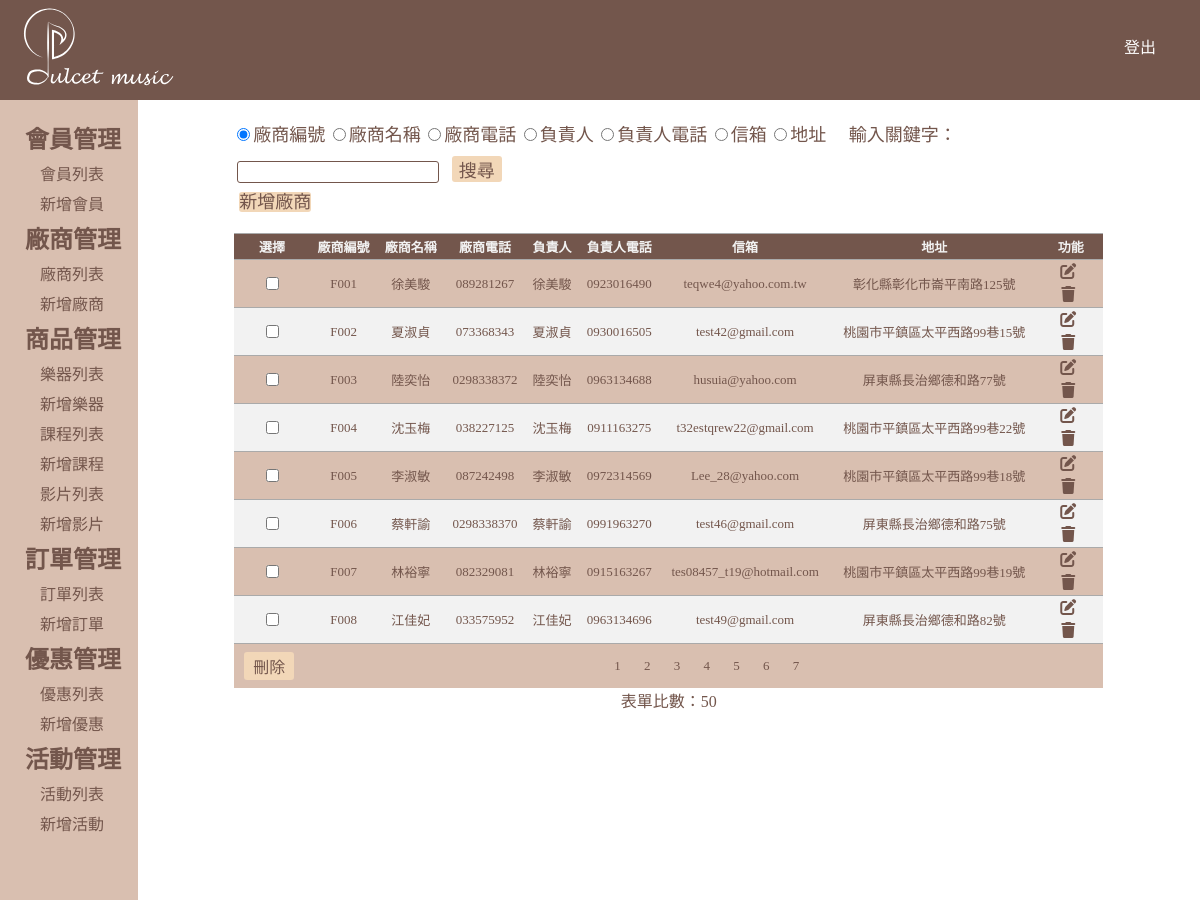
Page /music_base/company_admin.php (signed in) on the committed database.
### tables this page shows
CREATE TABLE `company` (
  `companyId` varchar(5) NOT NULL COMMENT '廠商編號',
  `companyName` varchar(20) NOT NULL COMMENT '廠商名稱',
  `companyPhone` varchar(30) NOT NULL COMMENT '廠商電話',
  `principal` varchar(20) NOT NULL COMMENT '負責人',
  `principalPhone` varchar(30) NOT NULL COMMENT '負責人手機',
  `email` varchar(40) NOT NULL COMMENT '信箱',
  `companyAddress` varchar(50) NOT NULL COMMENT '地址',
  `created_at` datetime NOT NULL DEFAULT CURRENT_TIMESTAMP COMMENT '建立時間',
  `updated_at` datetime NOT NULL DEFAULT CURRENT_TIMESTAMP ON UPDATE CURRENT_TIMESTAMP COMMENT '更新時間'
);

### music_base/company_admin.php (the view, shortened to what this page needs)
<?php
require_once('../checkSession.php');
require_once('../db.inc.php');
$sqlTotal = "SELECT count(1) FROM `company`";
$total = $pdo->query($sqlTotal)->fetch(PDO::FETCH_NUM)[0];
$numPerPage = 8;
$totalPages = ceil($total/$numPerPage);
$page = isset($_GET['page']) ? (int)$_GET['page'] : 1;
$page = $page < 1 ? 1 : $page;
?>
<html>
<head>
    <link rel="stylesheet" type="text/css" href="../css/css-ALL.css">
</head>
<body>
    <header class="header">
                <figure>
                <img src="../css/logo_rectangle.svg" title="Logo"  style="height:100px">
        </figure>
        <a href="../logout.php?logout=1" style="margin:20px">登出</a>
    </header>
    <div class="wrap">
        <div class="left-wrap">
            <?php require_once("./list.php"); ?>
        </div>
        <div class="right-wrap">
<form class="title-form" action="./company_search.php"  method="GET" name="mysearch">
        <div class="search-inner">
            <div class="search-list">
                <input type="radio" name="search" value="companyId"  checked
                >廠商編號
                <input type="radio" name="search" value="companyName"
                    <?php
                        $check = "checked='checked'";
                        if(isset($_GET["search"]) && $_GET["search"] === "companyName"){
                            echo $check;
                        }
                    ?>
                >廠商名稱
                <input type="radio" name="search" value="companyPhone"
                    <?php
                        $check = "checked='checked'";
                        if(isset($_GET["search"]) && $_GET["search"] === "companyPhone"){
                            echo $check;
                        }
                    ?>
                >廠商電話
                <input type="radio" name="search" value="principal"
                    <?php
                        $check = "checked='checked'";
                        if(isset($_GET["search"]) && $_GET["search"] === "principal"){
                            echo $check;
                        }
                    ?>
                >負責人
                <input type="radio" name="search" value="principalPhone"
                    <?php
                        $check = "checked='checked'";
                        if(isset($_GET["search"]) && $_GET["search"] === "principalPhone"){
                            echo $check;
                        }
                    ?>
                >負責人電話
                <input type="radio" name="search" value="email"
                    <?php
                        $check = "checked='checked'";
                        if(isset($_GET["search"]) && $_GET["search"] === "email"){
                            echo $check;
                        }
                    ?>
                >信箱
                <input type="radio" name="search" value="companyAddress"
                    <?php
                        $check = "checked='checked'";
                        if(isset($_GET["search"]) && $_GET["search"] === "companyAddress"){
                            echo $check;
                        }
                    ?>
                >地址
                <span>&nbsp&nbsp&nbsp</spna>
                <label for="">輸入關鍵字：</label>
                <input type="text" name="searchtxt" class="inp-searchtxt" value="">
                <input class="inp-searchbtn"type="submit" name="searchbtn" class="inp-searchbtn" value="搜尋">
            </div>
        </div>
        <a class="inp-addbtn"  href="./company_new.php">新增廠商</a>
           </form> <?php  ?>
            <form class="admin-form" name="myForm" method="POST" action="company_deleteIds.php">
                <table class="table">
                    <thead>
                        <tr>
                            <th class="border" style="white-space:nowrap">選擇</th>
                            <th class="border" style="white-space:nowrap">廠商編號</th>
                            <th class="border" style="white-space:nowrap">廠商名稱</th>
                            <th class="border" style="white-space:nowrap">廠商電話</th>
                            <th class="border" style="white-space:nowrap">負責人</th>
                            <th class="border" style="white-space:nowrap">負責人電話</th>
                            <th class="border" style="white-space:nowrap">信箱</th>
                            <th class="border" style="white-space:nowrap">地址</th>
                            <th class="border" style="white-space:nowrap">功能</th>
                        </tr>
                    </thead>
                    <tbody>
                    <?php
                    $sql = "SELECT `companyId`, `companyName`, `companyPhone`, `principal`,
                                    `principalPhone`, `email`, `companyAddress`
                            FROM `company`
                            ORDER BY `companyId` ASC
                            LIMIT ?, ? ";
                    $arrParam = [($page - 1) * $numPerPage, $numPerPage];
                    $stmt = $pdo->prepare($sql);
                    $stmt->execute($arrParam);
                    if($stmt->rowCount() > 0) {
                        $arr = $stmt->fetchAll(PDO::FETCH_ASSOC);
                        for($i = 0; $i < count($arr); $i++) {
                    ?>
                        <tr>
                            <td class="border check">
                                <input type="checkbox" name="chk[]" value="<?php echo $arr[$i]['companyId']; ?>" />
                            </td>
                            <td class="border check"><?php echo $arr[$i]['companyId']; ?></td>
                            <td class="border check"><?php echo $arr[$i]['companyName']; ?></td>
                            <td class="border check"><?php echo $arr[$i]['companyPhone']; ?></td>
                            <td class="border check"><?php echo $arr[$i]['principal']; ?></td>
                            <td class="border check"><?php echo $arr[$i]['principalPhone']; ?></td>
                            <td class="border check"><?php echo $arr[$i]['email']; ?></td>
                            <td class="border check"><?php echo $arr[$i]['companyAddress']; ?></td>
                            <td class="border check">
                                <a href="./company_edit.php?editId=<?php echo $arr[$i]['companyId']; ?>" class="inp-edit"><i class="fas fa-edit"></i></a>
                                <a href="./company_delete.php?deleteId=<?php echo $arr[$i]['companyId']; ?>" class="inp-delete"><i class="fas fa-trash"></i></a>
                            </td>
                        </tr>
                    <?php
                        }
                    } else {
                    ?>
                        <tr>
                            <td class="border" colspan="9">沒有資料</td>
                        </tr>
                    <?php
                    }
                    ?>
                    </tbody>
                    <tfoot>
                        <tr>
                            <td class="border">
                            <input class="inp-delete inp-delete2" type="submit" name="smb" value="刪除">
                            </td>
                            <td class="border text-align-center" colspan="10">
                            <?php for($i = 1; $i <= $totalPages; $i++){ ?>
                                <a class="tfoot-number" href="?page=<?= $i ?>"><?= $i ?></a>
                            <?php }
                            ?>
                            </td>
                        </tr>
                    </tfoot>
                </table>
            </form>
        <div class="text-align-center fontfamily">
        表單比數：<?php echo $total; ?>
       </div>
</body>
</html>

### css/css-ALL.css (style rules this page uses)
:root { --mainFont-family: 微軟正黑體; --color01: #F2D7B8; --color02: #73564C; --color03: #BF8F73; --color04: #D9BFB0; --color05: #f2f2f2; --font-medium: medium; }
* { padding: 0; margin: 0; box-sizing: border-box; }
a { text-decoration: none; }
.header { width: 100%; height: 100px; line-height: 55px; background-color: var(--color02); display: flex; justify-content: space-between; }
.header a { display: block; width: 80px; text-align: center; padding: 0 20px; color:#fff; font-size: var(--font-medium); font-family: var(--mainFont-family); }
.wrap { width: 100%; display:flex; align-items: stretch; }
.left-wrap { width: 13%; min-height: 100vh; background-color: var(--color04); padding-top: 20px; }
.right-wrap { width: 100%; height: 100%; padding: 20px; }
.right-wrap .table { width:85%; margin: 0 auto; border-collapse: collapse; font-family: var(--mainFont-family); }
.right-wrap .border { border-top: 1px solid var(--color02); padding: 3px 5px; }
.right-wrap .check { text-align: center; }
.title-form { width: 85%; margin: 0 auto; margin-bottom: 20px; font-family: var(--mainFont-family); font-size: large; color:var(--color02); }
.title-form .inp-searchtxt { height: 22px; border: 1px solid var(--color02); border-radius: 3px; margin-right: 3px; }
.title-form input { font-family: var(--mainFont-family); font-size: var(--font-medium); margin: 3px; }
.title-form .inp-searchbtn , .inp-addbtn { width: 50px; border: 0; font-size: var(--font-size); color: var(--color02); background-color: var(--color01); font-family: var(--mainFont-family); border-radius: 3px; margin:10px 10px 5px 5px; }
.admin-form { font-family: var(--mainFont-family); }
.table thead { background: var(--color02); color: var(--color05); font-size: large; }
.table > tbody > tr:nth-child(odd) { background: var(--color04); color: var(--color02); }
.table > tbody > tr:nth-child(even) { background: var(--color05); color: var(--color02); }
.table .border { border: 0; border-top:1px #AAAAAA solid; padding: 3px 5px; font-size: small; }
.right-wrap .inp-delete { display: block; text-align: center; padding: 2px 0; width: 50px; border: 0; font-size: var(--font-medium); color: var(--color02); border-radius: 3px; }
.right-wrap .inp-edit { display: block; width: 50px; border: 0; color: var(--color02); font-family: var(--mainFont-family); font-size: 16px; border-radius: 3px; text-align: center; margin-bottom: 5px; }
.inp-delete2, .addBtn { display: block; padding: 2px 0; margin: 5px; width: 87px; border: 0; text-align: center; font-size: var(--font-medium); color: var(--color02); background: var(--color01); font-family: var(--mainFont-family); border-radius: 3px; }
tfoot > tr { background: var(--color04); }
.tfoot-number { color: var(--color02); margin:10px; }
.text-align-center { text-align:center; }
.fontfamily { font-family: var(--mainFont-family); color:var(--color02); }

### rows in the picture
company: companyId "F001", companyName "徐美駿", companyPhone "089281267", principal "徐美駿", principalPhone "0923016490", email "teqwe4@yahoo.com.tw", companyAddress "彰化縣彰化市崙平南路125號"
company: companyId "F002", companyName "夏淑貞", companyPhone "073368343", principal "夏淑貞", principalPhone "0930016505", email "test42@gmail.com", companyAddress "桃園市平鎮區太平西路99巷15號"
company: companyId "F003", companyName "陸奕怡", companyPhone "0298338372", principal "陸奕怡", principalPhone "0963134688", email "husuia@yahoo.com", companyAddress "屏東縣長治鄉德和路77號"
company: companyId "F004", companyName "沈玉梅", companyPhone "038227125", principal "沈玉梅", principalPhone "0911163275", email "t32estqrew22@gmail.com", companyAddress "桃園市平鎮區太平西路99巷22號"
company: companyId "F005", companyName "李淑敏", companyPhone "087242498", principal "李淑敏", principalPhone "0972314569", email "Lee_28@yahoo.com", companyAddress "桃園市平鎮區太平西路99巷18號"
company: companyId "F006", companyName "蔡軒諭", companyPhone "0298338370", principal "蔡軒諭", principalPhone "0991963270", email "test46@gmail.com", companyAddress "屏東縣長治鄉德和路75號"
company: companyId "F007", companyName "林裕寧", companyPhone "082329081", principal "林裕寧", principalPhone "0915163267", email "tes08457_t19@hotmail.com", companyAddress "桃園市平鎮區太平西路99巷19號"
company: companyId "F008", companyName "江佳妃", companyPhone "033575952", principal "江佳妃", principalPhone "0963134696", email "test49@gmail.com", companyAddress "屏東縣長治鄉德和路82號"

### other values in the picture
$total "50"
